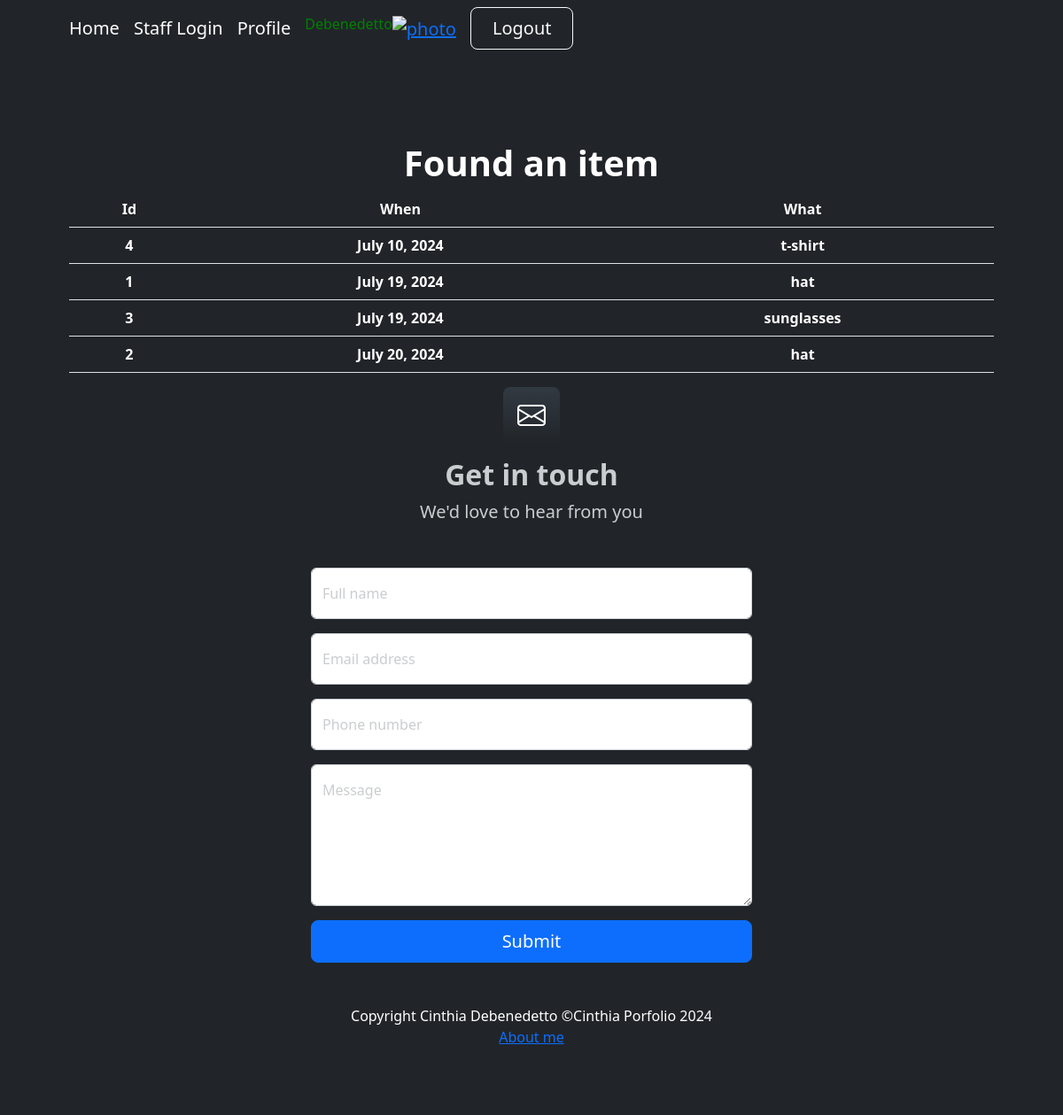
The page /encontrarItem/ (signed in) on the database its author committed.
### busqueda/models.py (models this page shows, shortened)
class Ifound(models.Model):
        LOCATIONS = [
                    ("Lobby", "Lobby"),
                     ("Tonic bar", "Tonic bar"),
                     ("Graze: Breakfast", "Graze: Breakfast"),
                     ("Underwater Observatory", "Underwater Observatory"),
                     ("North end Pool", "North end Pool"),
                     ("Salti: Restaurant", "Salti: Restaurant"),
                     ("Infinity: Restaurant", "Infinity: Restaurant"),
                     ("Kid's club", "Kid's club"),
                     ("Living reef center", "Living reef center"),
                     ("The Shake/Candy shop", "The Shake/Candy shop"),
                     ("Canopy wing: corridor", "Canopy wing: corridor"),
                     ("Driftwood wing: corridor", "Driftwood wing: corridor"),
                     ("Harbour wing: corridor", "Harbour wing: corridor"),
                     ("Transit Lounge", "Transit Lounge"),
                     ("Ferry", "Ferry"),
                     ("South end pool", "South end pool"),
                     ("Water sports", "Water sports"),
                     ("My room", "My room"),
                     ("Lover's Cove", "Lover's Cove"),
                     ("Rain forest walk", "Rain forest walk"),
                     ("Tennis/Basquet court", "Tennis/Basquet court"),
                     ("I don't know", "I don't know"),
    ]
        when = models.DateField(validators=[validate_past_date])
        what = models.CharField(max_length=60)
        where = models.CharField(max_length=60, choices=LOCATIONS, help_text="Select a place where you lost your item")
        color = models.CharField(max_length=50)
        model = models.CharField(max_length=60)
        size = models.CharField(max_length=60)
        description = models.TextField(verbose_name="Description", help_text="Optional: Complete a short description of item", blank=True, null=True)
        photo = models.ImageField(upload_to='found_photos/', blank=True, null=True, help_text='Opcional: load a photo of the item')
        returned_owner = models.BooleanField(default=False)
        class Meta:
            verbose_name = "Found Property"
            verbose_name_plural = "Found Properties"
            ordering = ["when", "what"]

### busqueda/views.py (the view)
# urls.py: path('encontrarItem/', encontrarItem, name="encontrarItem"),
@login_required
def encontrarItem(request):
    if 'buscar' in request.GET:
        patron = request.GET['buscar'].strip()
        if patron:
            queryset = (
                Ifound.objects.filter(what__icontains=patron)
                | Ifound.objects.filter(where__icontains=patron)
                | Ifound.objects.filter(when__icontains=patron)
                | Ifound.objects.filter(color__icontains=patron)
                | Ifound.objects.filter(model__icontains=patron)
                | Ifound.objects.filter(size__icontains=patron)
            ).distinct()
            found = list(queryset)
        else:
            found = Ifound.objects.all()
    else:
        found = Ifound.objects.all()
    contexto = {'found': found}
    return render(request, "busqueda/found.html", contexto)

### busqueda/templates/busqueda/found.html
{% extends "busqueda/index.html" %}
{% block titulo %}
<h1 class="display-10 fw-bolder text-white">Found an item</h1>
{% endblock titulo %}
{% block contenido %}
<table class="table" class="display-10 fw-bolder text-white">
    <thead class="display-10 fw-bolder text-white">
        <tr>
            <th>Id</th>
            <th>When</th>
            <th>What</th>
        </tr>
    </thead>
    <tbody class="display-10 fw-bolder text-white">
    {% for w in found  %}
        <tr class="display-10 fw-bolder text-white">
            <td>{{ w.id }}</td>
            <td>{{ w.when }}</td>
            <td>{{ w.what }}</td>
        </tr>
    {% endfor %}
    </tbody>
</table>
{% endblock contenido %}

### busqueda/templates/busqueda/index.html (shortened to what this page needs)
<!DOCTYPE html>
<html lang="en">
    <head>
        {% load static %}
        <link href="https://cdn.jsdelivr.net/npm/bootstrap-icons@1.4.1/font/bootstrap-icons.css" rel="stylesheet" />
        <link href="{% static 'css/styles.css'%}" rel="stylesheet" />
        <link rel="stylesheet" href="https://cdnjs.cloudflare.com/ajax/libs/font-awesome/6.4.0/css/all.min.css">
        <link rel="stylesheet" href="https://code.jquery.com/ui/1.12.1/themes/base/jquery-ui.css">
</head>
    </head>
    <body>
        <nav class="navbar navbar-expand-lg navbar-dark bg-dark">
            <div class="container px-5">
                <a class="navbar-brand" href="{% url 'home' %}">Home</a>
                <a class="navbar-brand" href="{% url 'admin' %}">Staff Login</a>
                {% if user.is_authenticated %}
               <a class="navbar-brand" href="{% url 'perfil' %}">Profile</a>
                    <h6 style="color:green">{{user.last_name}}</h6>
                    <div class="navbar-brand">
                        <a href= "{% url 'agregar_avatar'%}"><img src="{{request.session.avatar}}" height= "40px" weight="40px" alt="photo"></a>
                    </div>
                    {% endif %}
                <div class="collapse navbar-collapse" id="navbarSupportedContent">
                {% if user.is_authenticated %}
                <form method="post" action="{% url 'logout' %}">
                    <button type="submit" class="btn btn-outline-light btn-lg px-4" >Logout</button>
                  </form>
                </div>
                {% endif %}
                </div>
        </nav>
        <header class="bg-dark py-5">
            <div class="container px-5">
                <div class="row gx-5 justify-content-center">
                    <div class="col-lg-12">
                        <div class="text-center my-5">
                            {% block titulo %}{% endblock titulo %}
                            {% block contenido %}{% endblock contenido %}
    <section style="background-color: #212529">
        <div>
            <div class="text-center mb-5" >
                <div class="feature bg-primary bg-gradient text-white rounded-3 mb-3"><i class="bi bi-envelope"></i></div>
                <h2 class="fw-bolder">Get in touch</h2>
                <p class="lead mb-0">We'd love to hear from you</p>
            </div>
            <div class="row gx-5 justify-content-center">
                <div class="col-lg-6">
                    <form method="post" action="{% url 'contactar' %}">
                        <div class="form-floating mb-3">
                            <input class="form-control" id="name" type="text" name="name" placeholder="Enter your name..." required />
                            <label for="name">Full name</label>
                        </div>
                        <div class="form-floating mb-3">
                            <input class="form-control" id="email" type="email" name="email" placeholder="name@example.com" required />
                            <label for="email">Email address</label>
                        </div>
                        <div class="form-floating mb-3">
                            <input class="form-control" id="phone" type="tel" name="phone" placeholder="(123) 456-7890" required />
                            <label for="phone">Phone number</label>
                        </div>
                        <div class="form-floating mb-3">
                            <textarea class="form-control" id="message" name="message" placeholder="Enter your message here..." style="height: 10rem" required></textarea>
                            <label for="message">Message</label>
                        </div>
                        <div class="d-grid">
                            <button class="btn btn-primary btn-lg" type="submit">Submit</button>
                        </div>
                    </form>
                </div>
            </div>
        </div>
    </section>
        <footer class="py-5 bg-dark">
            <div class="container px-5"><p class="m-0 text-center text-white">Copyright Cinthia Debenedetto &copy;Cinthia Porfolio 2024</p></div>
            <a class="row gx-5 justify-content-center" href="{% url 'aboutme' %}">About me</a>
        </footer>
    </body>
</html>

### rows shown on the page
Ifound: id "4", when "July 10, 2024", what "t-shirt"
Ifound: id "1", when "July 19, 2024", what "hat"
Ifound: id "3", when "July 19, 2024", what "sunglasses"
Ifound: id "2", when "July 20, 2024", what "hat"

### other values the page prints
{{ user.last_name }} "Debenedetto"
